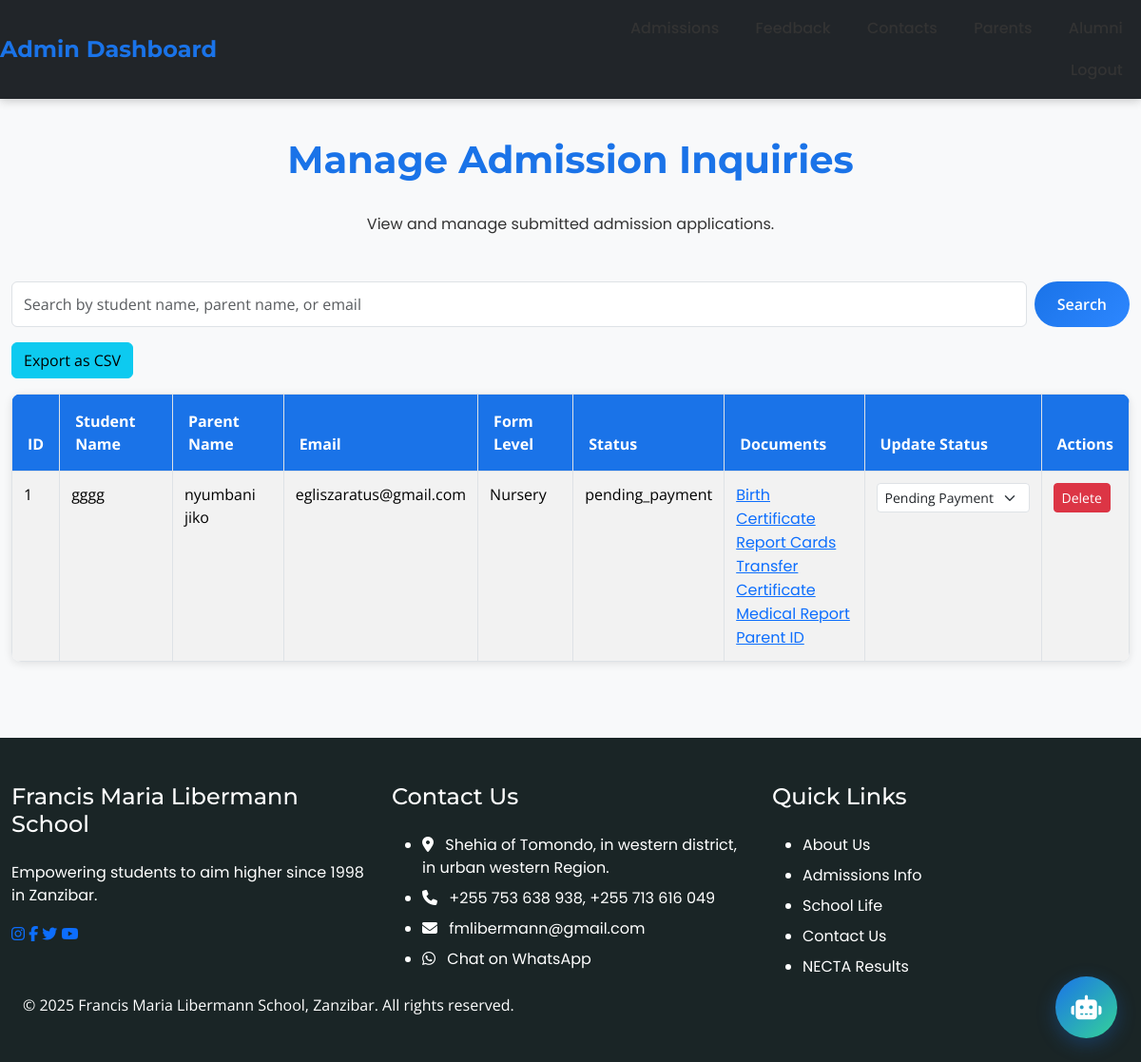
Before: /admin/admissions (signed in) with the older database file.
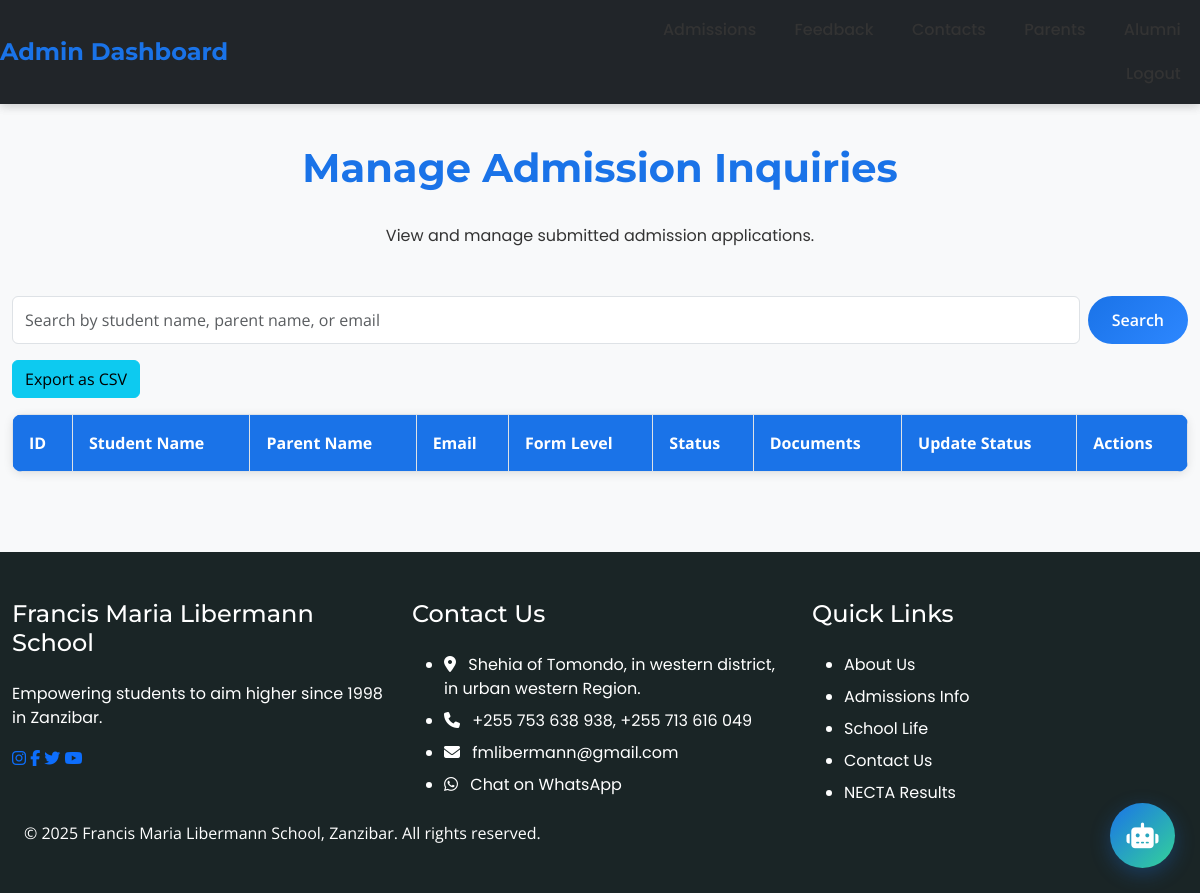
After: the same page with the newer database file.
### app/models.py (models this page shows, shortened)
class AdmissionInquiry(db.Model):
    id = db.Column(db.Integer, primary_key=True)
    student_name = db.Column(db.String(100), nullable=False)
    date_of_birth = db.Column(db.String(10), nullable=False)
    gender = db.Column(db.String(10), nullable=False)
    parent_name = db.Column(db.String(100), nullable=False)
    email = db.Column(db.String(120), nullable=False)
    phone = db.Column(db.String(15), nullable=False)
    form_level = db.Column(db.String(10), nullable=False)
    previous_school = db.Column(db.String(100), nullable=False)
    last_grade = db.Column(db.String(10), nullable=False)
    birth_certificate_path = db.Column(db.String(200))
    report_cards_path = db.Column(db.String(200))
    transfer_certificate_path = db.Column(db.String(200))
    medical_report_path = db.Column(db.String(200))
    parent_id_path = db.Column(db.String(200))
    message = db.Column(db.Text)
    status = db.Column(db.String(20), default='pending_payment')
    created_at = db.Column(db.DateTime, default=datetime.utcnow)

### app/routes.py (the view, shortened to what this page needs)
@main.route('/admin/admissions', methods=['GET', 'POST'])
@login_required
def admin_admissions():
    search_query = request.form.get('search', '') if request.method == 'POST' else ''
    if search_query:
        applications = AdmissionInquiry.query.filter(
            (AdmissionInquiry.student_name.ilike(f'%{search_query}%')) |
            (AdmissionInquiry.parent_name.ilike(f'%{search_query}%')) |
            (AdmissionInquiry.email.ilike(f'%{search_query}%'))
        ).all()
    else:
        applications = AdmissionInquiry.query.all()
    return render_template('admin_admissions.html', applications=applications, search_query=search_query)

### app/templates/admin_admissions.html (shortened to what the changed rows need)
{% extends "base.html" %}
{% block content %}
<section class="section bg-light">
    <div class="container">
        <h2 class="section-title">Manage Admission Inquiries</h2>
        <div class="row">
            <div class="col-md-12">
                <table class="table table-bordered table-striped">
                    <thead>
                        <tr>
                            <th>ID</th>
                            <th>Student Name</th>
                            <th>Parent Name</th>
                            <th>Email</th>
                            <th>Form Level</th>
                            <th>Status</th>
                            <th>Documents</th>
                            <th>Update Status</th>
                            <th>Actions</th>
                        </tr>
                    </thead>
                    <tbody>
                        {% for app in applications %}
                        <tr>
                            <td>{{ app.id }}</td>
                            <td>{{ app.student_name }}</td>
                            <td>{{ app.parent_name }}</td>
                            <td>{{ app.email }}</td>
                            <td>{{ app.form_level }}</td>
                            <td>{{ app.status }}</td>
                            <td>
                                {% if app.birth_certificate_path %}
                                <a href="{{ url_for('main.download_file', filename=app.birth_certificate_path|replace('uploads/', '')) }}">Birth Certificate</a><br>
                                {% endif %}
                                {% if app.report_cards_path %}
                                <a href="{{ url_for('main.download_file', filename=app.report_cards_path|replace('uploads/', '')) }}">Report Cards</a><br>
                                {% endif %}
                                {% if app.transfer_certificate_path %}
                                <a href="{{ url_for('main.download_file', filename=app.transfer_certificate_path|replace('uploads/', '')) }}">Transfer Certificate</a><br>
                                {% endif %}
                                {% if app.medical_report_path %}
                                <a href="{{ url_for('main.download_file', filename=app.medical_report_path|replace('uploads/', '')) }}">Medical Report</a><br>
                                {% endif %}
                                {% if app.parent_id_path %}
                                <a href="{{ url_for('main.download_file', filename=app.parent_id_path|replace('uploads/', '')) }}">Parent ID</a>
                                {% endif %}
                            </td>
                            <td>
                                <form method="POST" style="display:inline;">
                                    <select name="status" class="form-select form-select-sm d-inline" onchange="this.form.submit()" style="width: auto;">
                                        <option value="pending_payment" {% if app.status == 'pending_payment' %}selected{% endif %}>Pending Payment</option>
                                    </select>
                                </form>
                            </td>
                            <td>
                                <form method="POST" action="{{ url_for('main.delete_admission', app_id=app.id) }}"
                                    onsubmit="return confirm('Are you sure you want to delete this admission application? This will also delete all associated documents.');"
                                    class="display: inline;">
                                    <button type="submit" class="btn btn-danger btn-sm">Delete</button>
                                </form>
                            </td>
                        </tr>
                        {% endfor %}
                    </tbody>
                </table>
            </div>
        </div>
</section>
{% endblock %}

Changed rows visible on the page:
removed AdmissionInquiry: id "1", student_name "gggg", parent_name "nyumbani jiko", email "egliszaratus@gmail.com", form_level "Nursery", status "pending_payment", status "Pending Payment"
